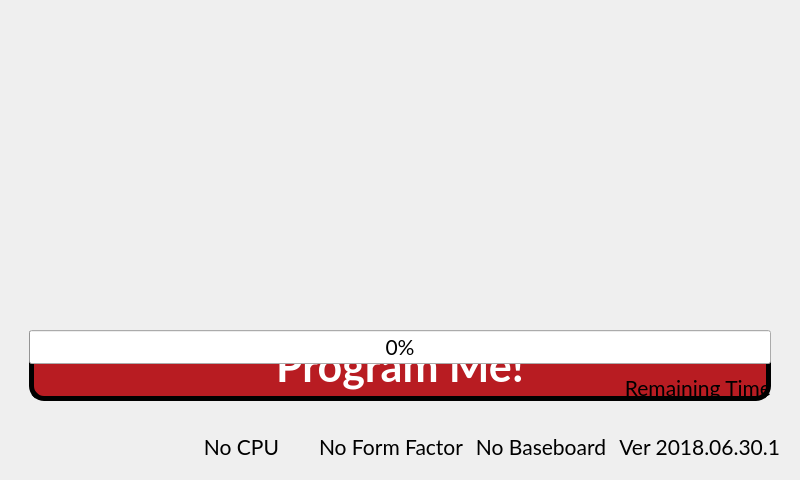
<?xml version="1.0" encoding="UTF-8"?>
<ui version="4.0">
 <class>diaWidget_landscape</class>
 <widget class="QDialog" name="diaWidget">
  <property name="geometry">
   <rect>
    <x>0</x>
    <y>0</y>
    <width>800</width>
    <height>480</height>
   </rect>
  </property>
  <property name="font">
   <font>
    <family>Lato</family>
    <pointsize>16</pointsize>
    <weight>50</weight>
    <italic>false</italic>
    <bold>false</bold>
   </font>
  </property>
  <property name="windowTitle">
   <string>TechNexion Rescue System</string>
  </property>
  <layout class="QGridLayout" name="gridLayoutMain">
   <item row="0" column="0" colspan="5">
    <widget class="QWidget" name="tabTitle" native="true">
     <layout class="QGridLayout" name="GridLayoutTitle">
      <item row="0" column="0" colspan="2">
       <widget class="QLabel" name="lblLogo">
        <property name="styleSheet">
         <string notr="true">background: transparent</string>
        </property>
        <property name="alignment">
         <set>Qt::AlignLeading|Qt::AlignLeft|Qt::AlignVCenter</set>
        </property>
       </widget>
      </item>
      <item row="0" column="2">
       <widget class="QFrame" name="frameEmpty">
        <property name="frameShape">
         <enum>QFrame::NoFrame</enum>
        </property>
       </widget>
      </item>
      <item row="0" column="3" colspan="3">
       <widget class="QListWidget" name="lstWgtSelection">
        <property name="layoutDirection">
         <enum>Qt::RightToLeft</enum>
        </property>
        <property name="styleSheet">
         <string notr="true">background: transparent</string>
        </property>
        <property name="frameShape">
         <enum>QFrame::NoFrame</enum>
        </property>
        <property name="editTriggers">
         <set>QAbstractItemView::NoEditTriggers</set>
        </property>
        <property name="showDropIndicator" stdset="0">
         <bool>false</bool>
        </property>
        <property name="dragDropMode">
         <enum>QAbstractItemView::NoDragDrop</enum>
        </property>
        <property name="iconSize">
         <size>
          <width>100</width>
          <height>100</height>
         </size>
        </property>
        <property name="movement">
         <enum>QListView::Static</enum>
        </property>
        <property name="viewMode">
         <enum>QListView::IconMode</enum>
        </property>
        <property name="uniformItemSizes">
         <bool>true</bool>
        </property>
        <property name="sortingEnabled">
         <bool>false</bool>
        </property>
       </widget>
      </item>
     </layout>
    </widget>
   </item>
   <item row="1" column="0" colspan="5">
    <widget class="QWidget" name="tabSpace" native="true">
     <layout class="QHBoxLayout" name="hboxLayoutSpace">
      <item>
       <widget class="QFrame" name="frameSpace">
        <property name="frameShape">
         <enum>QFrame::NoFrame</enum>
        </property>
       </widget>
      </item>
     </layout>
    </widget>
   </item>
   <item row="2" column="0" rowspan="3" colspan="5">
    <widget class="QWidget" name="tabBoard" native="true">
     <layout class="QGridLayout" name="gridLayoutBoard">
      <item row="0" column="0">
       <widget class="QListWidget" name="lstWgtBoard">
        <property name="styleSheet">
         <string notr="true">background: transparent</string>
        </property>
        <property name="frameShape">
         <enum>QFrame::NoFrame</enum>
        </property>
        <property name="editTriggers">
         <set>QAbstractItemView::NoEditTriggers</set>
        </property>
        <property name="showDropIndicator" stdset="0">
         <bool>false</bool>
        </property>
        <property name="dragDropMode">
         <enum>QAbstractItemView::NoDragDrop</enum>
        </property>
        <property name="iconSize">
         <size>
          <width>100</width>
          <height>100</height>
         </size>
        </property>
        <property name="movement">
         <enum>QListView::Static</enum>
        </property>
        <property name="viewMode">
         <enum>QListView::IconMode</enum>
        </property>
        <property name="uniformItemSizes">
         <bool>true</bool>
        </property>
        <property name="sortingEnabled">
         <bool>true</bool>
        </property>
       </widget>
      </item>
     </layout>
    </widget>
   </item>
   <item row="2" column="0" rowspan="3" colspan="5">
    <widget class="QWidget" name="tabStorage" native="true">
     <layout class="QGridLayout" name="gridLayoutStorage">
      <item row="0" column="0">
       <widget class="QListWidget" name="lstWgtStorage">
        <property name="styleSheet">
         <string notr="true">background: transparent</string>
        </property>
        <property name="frameShape">
         <enum>QFrame::NoFrame</enum>
        </property>
        <property name="editTriggers">
         <set>QAbstractItemView::NoEditTriggers</set>
        </property>
        <property name="showDropIndicator" stdset="0">
         <bool>false</bool>
        </property>
        <property name="dragDropMode">
         <enum>QAbstractItemView::NoDragDrop</enum>
        </property>
        <property name="iconSize">
         <size>
          <width>100</width>
          <height>100</height>
         </size>
        </property>
        <property name="movement">
         <enum>QListView::Static</enum>
        </property>
        <property name="viewMode">
         <enum>QListView::IconMode</enum>
        </property>
        <property name="uniformItemSizes">
         <bool>true</bool>
        </property>
        <property name="sortingEnabled">
         <bool>true</bool>
        </property>
       </widget>
      </item>
     </layout>
    </widget>
   </item>
   <item row="2" column="0" rowspan="3" colspan="5">
    <widget class="QWidget" name="tabOS" native="true">
     <layout class="QGridLayout" name="gridLayoutOS">
      <item row="0" column="0">
       <widget class="QListWidget" name="lstWgtOS">
        <property name="styleSheet">
         <string notr="true">background: transparent</string>
        </property>
        <property name="frameShape">
         <enum>QFrame::NoFrame</enum>
        </property>
        <property name="editTriggers">
         <set>QAbstractItemView::NoEditTriggers</set>
        </property>
        <property name="showDropIndicator" stdset="0">
         <bool>false</bool>
        </property>
        <property name="dragDropMode">
         <enum>QAbstractItemView::NoDragDrop</enum>
        </property>
        <property name="iconSize">
         <size>
          <width>100</width>
          <height>100</height>
         </size>
        </property>
        <property name="movement">
         <enum>QListView::Static</enum>
        </property>
        <property name="viewMode">
         <enum>QListView::IconMode</enum>
        </property>
        <property name="uniformItemSizes">
         <bool>true</bool>
        </property>
        <property name="sortingEnabled">
         <bool>true</bool>
        </property>
       </widget>
      </item>
     </layout>
    </widget>
   </item>
   <item row="2" column="0" rowspan="3" colspan="5">
    <widget class="QWidget" name="tabDisplay" native="true">
     <layout class="QGridLayout" name="gridLayoutDisplay">
      <item row="0" column="0">
       <widget class="QListWidget" name="lstWgtDisplay">
        <property name="styleSheet">
         <string notr="true">background: transparent</string>
        </property>
        <property name="frameShape">
         <enum>QFrame::NoFrame</enum>
        </property>
        <property name="editTriggers">
         <set>QAbstractItemView::NoEditTriggers</set>
        </property>
        <property name="showDropIndicator" stdset="0">
         <bool>false</bool>
        </property>
        <property name="dragDropMode">
         <enum>QAbstractItemView::NoDragDrop</enum>
        </property>
        <property name="iconSize">
         <size>
          <width>100</width>
          <height>100</height>
         </size>
        </property>
        <property name="movement">
         <enum>QListView::Static</enum>
        </property>
        <property name="viewMode">
         <enum>QListView::IconMode</enum>
        </property>
        <property name="uniformItemSizes">
         <bool>true</bool>
        </property>
        <property name="sortingEnabled">
         <bool>true</bool>
        </property>
       </widget>
      </item>
     </layout>
    </widget>
   </item>
   <item row="2" column="0" rowspan="3" colspan="5">
    <widget class="QWidget" name="tabInstall" native="true">
     <layout class="QGridLayout" name="gridLayoutInstall">
      <item row="0" column="0" rowspan="4" colspan="5">
       <widget class="QWidget" name="wgtOutput" native="true">
        <layout class="QHBoxLayout" name="hboxLayoutOutput">
         <item>
          <widget class="QWidget" name="vbOS" native="true">
           <layout class="QVBoxLayout" name="vboxLayoutOS">
            <item>
             <widget class="QLabel" name="lblOS">
              <property name="alignment">
               <set>Qt::AlignCenter</set>
              </property>
             </widget>
            </item>
            <item>
             <widget class="QLabel" name="lblOSTxt">
              <property name="alignment">
               <set>Qt::AlignCenter</set>
              </property>
             </widget>
            </item>
           </layout>
          </widget>
         </item>
         <item>
          <widget class="QWidget" name="vbBoard" native="true">
           <layout class="QVBoxLayout" name="vboxLayoutBoard">
            <item>
             <widget class="QLabel" name="lblBoard">
              <property name="alignment">
               <set>Qt::AlignCenter</set>
              </property>
             </widget>
            </item>
            <item>
             <widget class="QLabel" name="lblBoardTxt">
              <property name="alignment">
               <set>Qt::AlignCenter</set>
              </property>
             </widget>
            </item>
           </layout>
          </widget>
         </item>
         <item>
          <widget class="QWidget" name="vbDisplay" native="true">
           <layout class="QVBoxLayout" name="vboxLayoutDisplay">
            <item>
             <widget class="QLabel" name="lblDisplay">
              <property name="alignment">
               <set>Qt::AlignCenter</set>
              </property>
             </widget>
            </item>
            <item>
             <widget class="QLabel" name="lblDisplayTxt">
              <property name="alignment">
               <set>Qt::AlignCenter</set>
              </property>
             </widget>
            </item>
           </layout>
          </widget>
         </item>
         <item>
          <widget class="QLabel" name="lblArrow">
           <property name="pixmap">
            <pixmap resource="resource.qrc">:/res/images/tn_arrow.svg</pixmap>
           </property>
           <property name="alignment">
            <set>Qt::AlignCenter</set>
           </property>
          </widget>
         </item>
         <item>
          <widget class="QWidget" name="vbStorage" native="true">
           <layout class="QVBoxLayout" name="vboxLayoutStorage">
            <item>
             <widget class="QLabel" name="lblStorage">
              <property name="alignment">
               <set>Qt::AlignCenter</set>
              </property>
             </widget>
            </item>
            <item>
             <widget class="QLabel" name="lblStorageTxt">
              <property name="alignment">
               <set>Qt::AlignCenter</set>
              </property>
             </widget>
            </item>
           </layout>
          </widget>
         </item>
        </layout>
       </widget>
      </item>
      <item row="4" column="0" colspan="5">
       <widget class="QWidget" name="wgtProgress" native="true">
        <layout class="QGridLayout" name="gridayoutProgress">
         <item row="0" column="0" rowspan="2" colspan="5">
          <widget class="QPushButton" name="btnFlash">
           <property name="sizePolicy">
            <sizepolicy hsizetype="Minimum" vsizetype="Expanding">
             <horstretch>0</horstretch>
             <verstretch>0</verstretch>
            </sizepolicy>
           </property>
           <property name="font">
            <font>
             <family>Lato</family>
             <pointsize>32</pointsize>
             <weight>75</weight>
             <bold>true</bold>
            </font>
           </property>
           <property name="styleSheet">
            <string notr="true">background-color: rgb(184, 28, 34); color: white; border-style:outset; border-width:5px; border-radius:15px; border-color:black; padding: 4px;</string>
           </property>
           <property name="text">
            <string>Program Me!</string>
           </property>
          </widget>
         </item>
         <item row="0" column="0" colspan="5">
          <widget class="QProgressBar" name="progressBarStatus">
           <property name="value">
            <number>0</number>
           </property>
           <property name="orientation">
            <enum>Qt::Horizontal</enum>
           </property>
          </widget>
         </item>
         <item row="1" column="3" colspan="2">
          <widget class="QLabel" name="lblRemaining">
           <property name="text">
            <string>Remaining Time</string>
           </property>
           <property name="alignment">
            <set>Qt::AlignBottom|Qt::AlignRight|Qt::AlignTrailing</set>
           </property>
          </widget>
         </item>
         <item row="1" column="0" colspan="3">
          <widget class="QLabel" name="lblDownloadFlash">
           <property name="alignment">
            <set>Qt::AlignBottom|Qt::AlignHCenter</set>
           </property>
          </widget>
         </item>
        </layout>
       </widget>
      </item>
     </layout>
    </widget>
   </item>
   <item row="5" column="0" colspan="5">
    <widget class="QWidget" name="tabFooter" native="true">
     <layout class="QHBoxLayout" name="hboxLayoutFooter">
      <item>
       <widget class="QLabel" name="lblInstruction">
        <property name="text">
         <string/>
        </property>
        <property name="alignment">
         <set>Qt::AlignLeading|Qt::AlignLeft|Qt::AlignVCenter</set>
        </property>
       </widget>
      </item>
      <item>
       <widget class="QLabel" name="lblCpu">
        <property name="text">
         <string>No CPU</string>
        </property>
        <property name="alignment">
         <set>Qt::AlignCenter</set>
        </property>
       </widget>
      </item>
      <item>
       <widget class="QLabel" name="lblForm">
        <property name="text">
         <string>No Form Factor</string>
        </property>
        <property name="alignment">
         <set>Qt::AlignCenter</set>
        </property>
       </widget>
      </item>
      <item>
       <widget class="QLabel" name="lblBaseboard">
        <property name="text">
         <string>No Baseboard</string>
        </property>
        <property name="alignment">
         <set>Qt::AlignCenter</set>
        </property>
       </widget>
      </item>
      <item>
       <widget class="QLabel" name="lblVersion">
        <property name="text">
         <string>Ver 2018.06.30.1</string>
        </property>
        <property name="alignment">
         <set>Qt::AlignRight|Qt::AlignTrailing|Qt::AlignVCenter</set>
        </property>
       </widget>
      </item>
     </layout>
    </widget>
   </item>
  </layout>
  <widget class="QMessageDialog" name="msgbox">
   <property name="geometry">
    <rect>
     <x>0</x>
     <y>0</y>
     <width>400</width>
     <height>300</height>
    </rect>
   </property>
   <property name="modal">
    <bool>false</bool>
   </property>
   <layout class="QGridLayout" name="gridLayout">
    <item row="0" column="0">
     <widget class="QLabel" name="msgIcon">
      <property name="styleSheet">
       <string notr="true">background: transparent</string>
      </property>
      <property name="alignment">
       <set>Qt::AlignCenter</set>
      </property>
     </widget>
    </item>
    <item row="0" column="1" colspan="4">
     <widget class="QLabel" name="msgTitle">
      <property name="styleSheet">
       <string notr="true">background: transparent</string>
      </property>
      <property name="alignment">
       <set>Qt::AlignLeading|Qt::AlignLeft|Qt::AlignVCenter</set>
      </property>
      <property name="wordWrap">
       <bool>true</bool>
      </property>
     </widget>
    </item>
    <item row="1" column="0" rowspan="3" colspan="5">
     <widget class="QWidget" name="wgtContent" native="true">
      <layout class="QGridLayout" name="msgContentLayout">
       <item row="0" rowspan="3" column="0">
        <widget class="QLabel" name="msgItem0">
         <property name="styleSheet">
          <string notr="true">background: transparent</string>
         </property>
         <property name="alignment">
          <set>Qt::AlignCenter</set>
         </property>
        </widget>
       </item>
       <item row="0" rowspan="3" column="0">
        <widget class="QLabel" name="msgItem0_OL">
         <property name="styleSheet">
          <string notr="true">background: transparent</string>
         </property>
         <property name="alignment">
          <set>Qt::AlignCenter</set>
         </property>
        </widget>
       </item>
       <item row="0" rowspan="3" column="1">
        <widget class="QLabel" name="msgItem1">
         <property name="styleSheet">
          <string notr="true">background: transparent</string>
         </property>
         <property name="alignment">
          <set>Qt::AlignCenter</set>
         </property>
        </widget>
       </item>
       <item row="0" rowspan="3" column="1">
        <widget class="QLabel" name="msgItem1_OL">
         <property name="styleSheet">
          <string notr="true">background: transparent</string>
         </property>
         <property name="alignment">
          <set>Qt::AlignCenter</set>
         </property>
        </widget>
       </item>
       <item row="0" rowspan="3" column="2">
        <widget class="QLabel" name="msgItem2">
         <property name="styleSheet">
          <string notr="true">background: transparent</string>
         </property>
         <property name="alignment">
          <set>Qt::AlignCenter</set>
         </property>
        </widget>
       </item>
       <item row="0" rowspan="3" column="2">
        <widget class="QLabel" name="msgItem2_OL">
         <property name="styleSheet">
          <string notr="true">background: transparent</string>
         </property>
         <property name="alignment">
          <set>Qt::AlignCenter</set>
         </property>
        </widget>
       </item>
       <item row="0" rowspan="3" column="3">
        <widget class="QLabel" name="msgItem3">
         <property name="styleSheet">
          <string notr="true">background: transparent</string>
         </property>
         <property name="alignment">
          <set>Qt::AlignCenter</set>
         </property>
        </widget>
       </item>
       <item row="0" rowspan="3" column="3">
        <widget class="QLabel" name="msgItem3_OL">
         <property name="styleSheet">
          <string notr="true">background: transparent</string>
         </property>
         <property name="alignment">
          <set>Qt::AlignCenter</set>
         </property>
        </widget>
       </item>
       <item row="0" rowspan="3" column="0">
        <widget class="QLabel" name="msgQRcode">
         <property name="styleSheet">
          <string notr="true">background: transparent</string>
         </property>
         <property name="alignment">
          <set>Qt::AlignCenter</set>
         </property>
        </widget>
       </item>
       <item row="0" rowspan="3" column="1" colspan="3">
        <widget class="QLabel" name="msgContent">
         <property name="styleSheet">
          <string notr="true">background: transparent</string>
         </property>
         <property name="alignment">
          <set>Qt::AlignCenter</set>
         </property>
         <property name="wordWrap">
          <bool>true</bool>
         </property>
        </widget>
       </item>
       <item row="3" column="0" colspan="4">
        <widget class="QLabel" name="msgStatus">
         <property name="styleSheet">
          <string notr="true">background: transparent</string>
         </property>
         <property name="alignment">
          <set>Qt::AlignCenter</set>
         </property>
         <property name="wordWrap">
          <bool>true</bool>
         </property>
        </widget>
       </item>
      </layout>
     </widget>
    </item>
   </layout>
  </widget>
  <widget class="QProcessSlot" name="detectDevice" native="true">
   <property name="geometry">
    <rect>
     <x>0</x>
     <y>0</y>
     <width>100</width>
     <height>30</height>
    </rect>
   </property>
  </widget>
  <widget class="QProcessSlot" name="scanStorage" native="true">
   <property name="geometry">
    <rect>
     <x>0</x>
     <y>0</y>
     <width>100</width>
     <height>30</height>
    </rect>
   </property>
  </widget>
  <widget class="QProcessSlot" name="scanNetwork" native="true">
   <property name="geometry">
    <rect>
     <x>0</x>
     <y>0</y>
     <width>100</width>
     <height>30</height>
    </rect>
   </property>
  </widget>
  <widget class="QProcessSlot" name="scanPartition" native="true">
   <property name="geometry">
    <rect>
     <x>0</x>
     <y>0</y>
     <width>100</width>
     <height>30</height>
    </rect>
   </property>
  </widget>
  <widget class="QProcessSlot" name="mountStorage" native="true">
   <property name="geometry">
    <rect>
     <x>0</x>
     <y>0</y>
     <width>100</width>
     <height>30</height>
    </rect>
   </property>
  </widget>
  <widget class="QProcessSlot" name="crawlWeb" native="true">
   <property name="geometry">
    <rect>
     <x>0</x>
     <y>0</y>
     <width>100</width>
     <height>30</height>
    </rect>
   </property>
  </widget>
  <widget class="QProcessSlot" name="crawlLocalfs" native="true">
   <property name="geometry">
    <rect>
     <x>0</x>
     <y>0</y>
     <width>100</width>
     <height>30</height>
    </rect>
   </property>
  </widget>
  <widget class="QProcessSlot" name="downloadImage" native="true">
   <property name="geometry">
    <rect>
     <x>0</x>
     <y>0</y>
     <width>100</width>
     <height>30</height>
    </rect>
   </property>
  </widget>
  <widget class="QProcessSlot" name="postDownload" native="true">
   <property name="geometry">
    <rect>
     <x>0</x>
     <y>0</y>
     <width>100</width>
     <height>30</height>
    </rect>
   </property>
  </widget>
  <widget class="QProcessSlot" name="processError" native="true">
   <property name="geometry">
    <rect>
     <x>0</x>
     <y>0</y>
     <width>100</width>
     <height>30</height>
    </rect>
   </property>
  </widget>
  <widget class="QProcessSlot" name="chooseOS" native="true">
   <property name="geometry">
    <rect>
     <x>0</x>
     <y>0</y>
     <width>100</width>
     <height>30</height>
    </rect>
   </property>
  </widget>
  <widget class="QProcessSlot" name="chooseBoard" native="true">
   <property name="geometry">
    <rect>
     <x>0</x>
     <y>0</y>
     <width>100</width>
     <height>30</height>
    </rect>
   </property>
  </widget>
  <widget class="QProcessSlot" name="chooseDisplay" native="true">
   <property name="geometry">
    <rect>
     <x>0</x>
     <y>0</y>
     <width>100</width>
     <height>30</height>
    </rect>
   </property>
  </widget>
  <widget class="QProcessSlot" name="chooseStorage" native="true">
   <property name="geometry">
    <rect>
     <x>0</x>
     <y>0</y>
     <width>100</width>
     <height>30</height>
    </rect>
   </property>
  </widget>
  <widget class="QProcessSlot" name="chooseSelection" native="true">
   <property name="geometry">
    <rect>
     <x>0</x>
     <y>0</y>
     <width>100</width>
     <height>30</height>
    </rect>
   </property>
  </widget>
  <widget class="QWaitingIndicator" name="waitingIndicator" native="true">
   <property name="geometry">
    <rect>
     <x>0</x>
     <y>0</y>
     <width>300</width>
     <height>300</height>
    </rect>
   </property>
   <property name="nodeCount" stdset="0">
    <number>18</number>
   </property>
   <property name="nodeSize" stdset="0">
    <number>20</number>
   </property>
   <property name="radius" stdset="0">
    <number>80</number>
   </property>
  </widget>
 </widget>
 <customwidgets>
  <customwidget>
   <class>QProcessSlot</class>
   <extends>QWidget</extends>
   <header>qprocessslot.h</header>
   <container>1</container>
   <slots>
    <signal>success()</signal>
    <signal>fail()</signal>
    <slot>processSlot()</slot>
   </slots>
  </customwidget>
  <customwidget>
   <class>QWaitingIndicator</class>
   <extends>QWidget</extends>
   <header>qwaitingindicator.h</header>
   <container>1</container>
  </customwidget>
  <customwidget>
   <class>QMessageDialog</class>
   <extends>QDialog</extends>
   <header>qmessagedialog.h</header>
   <container>1</container>
  </customwidget>
 </customwidgets>
 <resources>
  <include location="resource.qrc"/>
 </resources>
 <connections>
  <connection>
    <sender>diaWidget</sender>
    <signal>initialised()</signal>
    <receiver>detectDevice</receiver>
    <slot>processSlot()</slot>
    <hints>
    <hint type="sourcelabel">
      <x>496</x>
      <y>338</y>
    </hint>
    <hint type="destinationlabel">
      <x>29</x>
      <y>97</y>
    </hint>
    </hints>
  </connection>
  <connection>
    <sender>diaWidget</sender>
    <signal>initialised()</signal>
    <receiver>scanStorage</receiver>
    <slot>processSlot()</slot>
    <hints>
    <hint type="sourcelabel">
      <x>496</x>
      <y>338</y>
    </hint>
    <hint type="destinationlabel">
      <x>29</x>
      <y>97</y>
    </hint>
    </hints>
  </connection>
  <connection>
    <sender>diaWidget</sender>
    <signal>initialised()</signal>
    <receiver>scanNetwork</receiver>
    <slot>processSlot()</slot>
    <hints>
    <hint type="sourcelabel">
      <x>496</x>
      <y>338</y>
    </hint>
    <hint type="destinationlabel">
      <x>29</x>
      <y>97</y>
    </hint>
    </hints>
  </connection>
  <connection>
    <sender>diaWidget</sender>
    <signal>initialised()</signal>
    <receiver>scanPartition</receiver>
    <slot>processSlot()</slot>
    <hints>
    <hint type="sourcelabel">
      <x>496</x>
      <y>338</y>
    </hint>
    <hint type="destinationlabel">
      <x>29</x>
      <y>97</y>
    </hint>
    </hints>
  </connection>
  <connection>
    <sender>diaWidget</sender>
    <signal>initialised()</signal>
    <receiver>mountStorage</receiver>
    <slot>processSlot()</slot>
    <hints>
    <hint type="sourcelabel">
      <x>496</x>
      <y>338</y>
    </hint>
    <hint type="destinationlabel">
      <x>29</x>
      <y>97</y>
    </hint>
    </hints>
  </connection>
  <connection>
    <sender>diaWidget</sender>
    <signal>initialised()</signal>
    <receiver>crawlWeb</receiver>
    <slot>processSlot()</slot>
    <hints>
    <hint type="sourcelabel">
      <x>496</x>
      <y>338</y>
    </hint>
    <hint type="destinationlabel">
      <x>29</x>
      <y>97</y>
    </hint>
    </hints>
  </connection>
  <connection>
    <sender>diaWidget</sender>
    <signal>initialised()</signal>
    <receiver>crawlLocalfs</receiver>
    <slot>processSlot()</slot>
    <hints>
    <hint type="sourcelabel">
      <x>496</x>
      <y>338</y>
    </hint>
    <hint type="destinationlabel">
      <x>29</x>
      <y>97</y>
    </hint>
    </hints>
  </connection>
  <connection>
    <sender>diaWidget</sender>
    <signal>initialised()</signal>
    <receiver>downloadImage</receiver>
    <slot>processSlot()</slot>
    <hints>
    <hint type="sourcelabel">
      <x>496</x>
      <y>338</y>
    </hint>
    <hint type="destinationlabel">
      <x>29</x>
      <y>38</y>
    </hint>
    </hints>
  </connection>
  <connection>
    <sender>diaWidget</sender>
    <signal>initialised()</signal>
    <receiver>postDownload</receiver>
    <slot>processSlot()</slot>
    <hints>
    <hint type="sourcelabel">
      <x>496</x>
      <y>338</y>
    </hint>
    <hint type="destinationlabel">
      <x>29</x>
      <y>38</y>
    </hint>
    </hints>
  </connection>
  <connection>
    <sender>detectDevice</sender>
    <signal>success()</signal>
    <receiver>scanStorage</receiver>
    <slot>processSlot()</slot>
    <hints>
    <hint type="sourcelabel">
      <x>125</x>
      <y>97</y>
    </hint>
    <hint type="destinationlabel">
      <x>46</x>
      <y>200</y>
    </hint>
    </hints>
  </connection>
  <connection>
    <sender>detectDevice</sender>
    <signal>fail()</signal>
    <receiver>processError</receiver>
    <slot>processSlot()</slot>
    <hints>
    <hint type="sourcelabel">
      <x>125</x>
      <y>97</y>
    </hint>
    <hint type="destinationlabel">
      <x>46</x>
      <y>200</y>
    </hint>
    </hints>
  </connection>
  <connection>
    <sender>scanStorage</sender>
    <signal>success()</signal>
    <receiver>mountStorage</receiver>
    <slot>processSlot()</slot>
    <hints>
    <hint type="sourcelabel">
      <x>49</x>
      <y>14</y>
    </hint>
    <hint type="destinationlabel">
      <x>49</x>
      <y>14</y>
    </hint>
    </hints>
  </connection>
  <connection>
    <sender>scanStorage</sender>
    <signal>success()</signal>
    <receiver>chooseStorage</receiver>
    <slot>processSlot()</slot>
    <hints>
    <hint type="sourcelabel">
      <x>49</x>
      <y>14</y>
    </hint>
    <hint type="destinationlabel">
      <x>49</x>
      <y>14</y>
    </hint>
    </hints>
  </connection>
  <connection>
    <sender>scanStorage</sender>
    <signal>success()</signal>
    <receiver>postDownload</receiver>
    <slot>processSlot()</slot>
    <hints>
    <hint type="sourcelabel">
      <x>49</x>
      <y>14</y>
    </hint>
    <hint type="destinationlabel">
      <x>49</x>
      <y>14</y>
    </hint>
    </hints>
  </connection>
  <connection>
    <sender>scanStorage</sender>
    <signal>fail()</signal>
    <receiver>processError</receiver>
    <slot>processSlot()</slot>
    <hints>
    <hint type="sourcelabel">
      <x>125</x>
      <y>97</y>
    </hint>
    <hint type="destinationlabel">
      <x>48</x>
      <y>239</y>
    </hint>
    </hints>
  </connection>
  <connection>
    <sender>mountStorage</sender>
    <signal>success()</signal>
    <receiver>scanPartition</receiver>
    <slot>processSlot()</slot>
    <hints>
    <hint type="sourcelabel">
      <x>125</x>
      <y>97</y>
    </hint>
    <hint type="destinationlabel">
      <x>46</x>
      <y>200</y>
    </hint>
    </hints>
  </connection>
  <connection>
    <sender>mountStorage</sender>
    <signal>fail()</signal>
    <receiver>processError</receiver>
    <slot>processSlot()</slot>
    <hints>
    <hint type="sourcelabel">
      <x>125</x>
      <y>97</y>
    </hint>
    <hint type="destinationlabel">
      <x>48</x>
      <y>239</y>
    </hint>
    </hints>
  </connection>
  <connection>
    <sender>scanPartition</sender>
    <signal>success()</signal>
    <receiver>crawlLocalfs</receiver>
    <slot>processSlot()</slot>
    <hints>
    <hint type="sourcelabel">
      <x>49</x>
      <y>14</y>
    </hint>
    <hint type="destinationlabel">
      <x>49</x>
      <y>14</y>
    </hint>
    </hints>
  </connection>
  <connection>
    <sender>scanPartition</sender>
    <signal>success()</signal>
    <receiver>chooseSelection</receiver>
    <slot>processSlot()</slot>
    <hints>
    <hint type="sourcelabel">
      <x>49</x>
      <y>14</y>
    </hint>
    <hint type="destinationlabel">
      <x>49</x>
      <y>14</y>
    </hint>
    </hints>
  </connection>
  <connection>
    <sender>scanPartition</sender>
    <signal>success()</signal>
    <receiver>postDownload</receiver>
    <slot>processSlot()</slot>
    <hints>
    <hint type="sourcelabel">
      <x>49</x>
      <y>14</y>
    </hint>
    <hint type="destinationlabel">
      <x>49</x>
      <y>14</y>
    </hint>
    </hints>
  </connection>
  <connection>
    <sender>scanPartition</sender>
    <signal>fail()</signal>
    <receiver>processError</receiver>
    <slot>processSlot()</slot>
    <hints>
    <hint type="sourcelabel">
      <x>125</x>
      <y>97</y>
    </hint>
    <hint type="destinationlabel">
      <x>48</x>
      <y>239</y>
    </hint>
    </hints>
  </connection>
  <connection>
    <sender>crawlLocalfs</sender>
    <signal>success()</signal>
    <receiver>scanNetwork</receiver>
    <slot>processSlot()</slot>
    <hints>
    <hint type="sourcelabel">
      <x>49</x>
      <y>14</y>
    </hint>
    <hint type="destinationlabel">
      <x>49</x>
      <y>14</y>
    </hint>
    </hints>
  </connection>
  <connection>
    <sender>crawlLocalfs</sender>
    <signal>success()</signal>
    <receiver>chooseOS</receiver>
    <slot>processSlot()</slot>
    <hints>
    <hint type="sourcelabel">
      <x>49</x>
      <y>14</y>
    </hint>
    <hint type="destinationlabel">
      <x>49</x>
      <y>14</y>
    </hint>
    </hints>
  </connection>
  <connection>
    <sender>crawlLocalfs</sender>
    <signal>success()</signal>
    <receiver>chooseBoard</receiver>
    <slot>processSlot()</slot>
    <hints>
    <hint type="sourcelabel">
      <x>49</x>
      <y>14</y>
    </hint>
    <hint type="destinationlabel">
      <x>49</x>
      <y>14</y>
    </hint>
    </hints>
  </connection>
  <connection>
    <sender>crawlLocalfs</sender>
    <signal>success()</signal>
    <receiver>chooseDisplay</receiver>
    <slot>processSlot()</slot>
    <hints>
    <hint type="sourcelabel">
      <x>49</x>
      <y>14</y>
    </hint>
    <hint type="destinationlabel">
      <x>49</x>
      <y>14</y>
    </hint>
    </hints>
  </connection>
  <connection>
    <sender>crawlLocalfs</sender>
    <signal>success()</signal>
    <receiver>downloadImage</receiver>
    <slot>processSlot()</slot>
    <hints>
    <hint type="sourcelabel">
      <x>49</x>
      <y>14</y>
    </hint>
    <hint type="destinationlabel">
      <x>49</x>
      <y>14</y>
    </hint>
    </hints>
  </connection>
  <connection>
    <sender>crawlLocalfs</sender>
    <signal>fail()</signal>
    <receiver>processError</receiver>
    <slot>processSlot()</slot>
    <hints>
    <hint type="sourcelabel">
      <x>125</x>
      <y>97</y>
    </hint>
    <hint type="destinationlabel">
      <x>46</x>
      <y>200</y>
    </hint>
    </hints>
  </connection>
  <connection>
    <sender>scanNetwork</sender>
    <signal>success()</signal>
    <receiver>crawlWeb</receiver>
    <slot>processSlot()</slot>
    <hints>
    <hint type="sourcelabel">
      <x>49</x>
      <y>14</y>
    </hint>
    <hint type="destinationlabel">
      <x>49</x>
      <y>14</y>
    </hint>
    </hints>
  </connection>
  <connection>
    <sender>scanNetwork</sender>
    <signal>fail()</signal>
    <receiver>processError</receiver>
    <slot>processSlot()</slot>
    <hints>
    <hint type="sourcelabel">
      <x>125</x>
      <y>97</y>
    </hint>
    <hint type="destinationlabel">
      <x>48</x>
      <y>239</y>
    </hint>
    </hints>
  </connection>
  <connection>
    <sender>crawlWeb</sender>
    <signal>success()</signal>
    <receiver>chooseOS</receiver>
    <slot>processSlot()</slot>
    <hints>
    <hint type="sourcelabel">
      <x>49</x>
      <y>14</y>
    </hint>
    <hint type="destinationlabel">
      <x>49</x>
      <y>14</y>
    </hint>
    </hints>
  </connection>
  <connection>
    <sender>crawlWeb</sender>
    <signal>success()</signal>
    <receiver>chooseBoard</receiver>
    <slot>processSlot()</slot>
    <hints>
    <hint type="sourcelabel">
      <x>49</x>
      <y>14</y>
    </hint>
    <hint type="destinationlabel">
      <x>49</x>
      <y>14</y>
    </hint>
    </hints>
  </connection>
  <connection>
    <sender>crawlWeb</sender>
    <signal>success()</signal>
    <receiver>chooseDisplay</receiver>
    <slot>processSlot()</slot>
    <hints>
    <hint type="sourcelabel">
      <x>49</x>
      <y>14</y>
    </hint>
    <hint type="destinationlabel">
      <x>49</x>
      <y>14</y>
    </hint>
    </hints>
  </connection>
  <connection>
    <sender>crawlWeb</sender>
    <signal>success()</signal>
    <receiver>downloadImage</receiver>
    <slot>processSlot()</slot>
    <hints>
    <hint type="sourcelabel">
      <x>49</x>
      <y>14</y>
    </hint>
    <hint type="destinationlabel">
      <x>49</x>
      <y>14</y>
    </hint>
    </hints>
  </connection>
  <connection>
    <sender>crawlWeb</sender>
    <signal>fail()</signal>
    <receiver>processError</receiver>
    <slot>processSlot()</slot>
    <hints>
    <hint type="sourcelabel">
      <x>125</x>
      <y>97</y>
    </hint>
    <hint type="destinationlabel">
      <x>46</x>
      <y>200</y>
    </hint>
    </hints>
  </connection>
  <connection>
    <sender>downloadImage</sender>
    <signal>success()</signal>
    <receiver>postDownload</receiver>
    <slot>processSlot()</slot>
    <hints>
    <hint type="sourcelabel">
      <x>29</x>
      <y>38</y>
    </hint>
    <hint type="destinationlabel">
      <x>781</x>
      <y>420</y>
    </hint>
    </hints>
  </connection>
  <connection>
    <sender>downloadImage</sender>
    <signal>fail()</signal>
    <receiver>processError</receiver>
    <slot>processSlot()</slot>
    <hints>
    <hint type="sourcelabel">
      <x>125</x>
      <y>38</y>
    </hint>
    <hint type="destinationlabel">
      <x>48</x>
      <y>239</y>
    </hint>
    </hints>
  </connection>
  <connection>
    <sender>postDownload</sender>
    <signal>fail()</signal>
    <receiver>processError</receiver>
    <slot>processSlot()</slot>
    <hints>
    <hint type="sourcelabel">
      <x>125</x>
      <y>38</y>
    </hint>
    <hint type="destinationlabel">
      <x>48</x>
      <y>239</y>
    </hint>
    </hints>
  </connection>
  <connection>
    <sender>chooseOS</sender>
    <signal>success()</signal>
    <receiver>chooseBoard</receiver>
    <slot>processSlot()</slot>
    <hints>
    <hint type="sourcelabel">
      <x>49</x>
      <y>14</y>
    </hint>
    <hint type="destinationlabel">
      <x>49</x>
      <y>14</y>
    </hint>
    </hints>
  </connection>
  <connection>
    <sender>chooseOS</sender>
    <signal>success()</signal>
    <receiver>chooseDisplay</receiver>
    <slot>processSlot()</slot>
    <hints>
    <hint type="sourcelabel">
      <x>49</x>
      <y>14</y>
    </hint>
    <hint type="destinationlabel">
      <x>49</x>
      <y>14</y>
    </hint>
    </hints>
  </connection>
  <connection>
    <sender>chooseOS</sender>
    <signal>success()</signal>
    <receiver>chooseStorage</receiver>
    <slot>processSlot()</slot>
    <hints>
    <hint type="sourcelabel">
      <x>49</x>
      <y>14</y>
    </hint>
    <hint type="destinationlabel">
      <x>49</x>
      <y>14</y>
    </hint>
    </hints>
  </connection>
  <connection>
    <sender>chooseOS</sender>
    <signal>success()</signal>
    <receiver>chooseSelection</receiver>
    <slot>processSlot()</slot>
    <hints>
    <hint type="sourcelabel">
      <x>49</x>
      <y>14</y>
    </hint>
    <hint type="destinationlabel">
      <x>49</x>
      <y>14</y>
    </hint>
    </hints>
  </connection>
  <connection>
    <sender>chooseBoard</sender>
    <signal>success()</signal>
    <receiver>chooseDisplay</receiver>
    <slot>processSlot()</slot>
    <hints>
    <hint type="sourcelabel">
      <x>49</x>
      <y>14</y>
    </hint>
    <hint type="destinationlabel">
      <x>49</x>
      <y>14</y>
    </hint>
    </hints>
  </connection>
  <connection>
    <sender>chooseBoard</sender>
    <signal>success()</signal>
    <receiver>chooseStorage</receiver>
    <slot>processSlot()</slot>
    <hints>
    <hint type="sourcelabel">
      <x>49</x>
      <y>14</y>
    </hint>
    <hint type="destinationlabel">
      <x>49</x>
      <y>14</y>
    </hint>
    </hints>
  </connection>
  <connection>
    <sender>chooseBoard</sender>
    <signal>success()</signal>
    <receiver>chooseOS</receiver>
    <slot>processSlot()</slot>
    <hints>
    <hint type="sourcelabel">
      <x>49</x>
      <y>14</y>
    </hint>
    <hint type="destinationlabel">
      <x>49</x>
      <y>14</y>
    </hint>
    </hints>
  </connection>
  <connection>
    <sender>chooseBoard</sender>
    <signal>success()</signal>
    <receiver>chooseSelection</receiver>
    <slot>processSlot()</slot>
    <hints>
    <hint type="sourcelabel">
      <x>49</x>
      <y>14</y>
    </hint>
    <hint type="destinationlabel">
      <x>49</x>
      <y>14</y>
    </hint>
    </hints>
  </connection>
  <connection>
    <sender>chooseDisplay</sender>
    <signal>success()</signal>
    <receiver>chooseStorage</receiver>
    <slot>processSlot()</slot>
    <hints>
    <hint type="sourcelabel">
      <x>49</x>
      <y>14</y>
    </hint>
    <hint type="destinationlabel">
      <x>49</x>
      <y>14</y>
    </hint>
    </hints>
  </connection>
  <connection>
    <sender>chooseDisplay</sender>
    <signal>success()</signal>
    <receiver>chooseOS</receiver>
    <slot>processSlot()</slot>
    <hints>
    <hint type="sourcelabel">
      <x>49</x>
      <y>14</y>
    </hint>
    <hint type="destinationlabel">
      <x>49</x>
      <y>14</y>
    </hint>
    </hints>
  </connection>
  <connection>
    <sender>chooseDisplay</sender>
    <signal>success()</signal>
    <receiver>chooseBoard</receiver>
    <slot>processSlot()</slot>
    <hints>
    <hint type="sourcelabel">
      <x>49</x>
      <y>14</y>
    </hint>
    <hint type="destinationlabel">
      <x>49</x>
      <y>14</y>
    </hint>
    </hints>
  </connection>
  <connection>
    <sender>chooseDisplay</sender>
    <signal>success()</signal>
    <receiver>chooseSelection</receiver>
    <slot>processSlot()</slot>
    <hints>
    <hint type="sourcelabel">
      <x>49</x>
      <y>14</y>
    </hint>
    <hint type="destinationlabel">
      <x>49</x>
      <y>14</y>
    </hint>
    </hints>
  </connection>
  <connection>
    <sender>chooseStorage</sender>
    <signal>success()</signal>
    <receiver>chooseOS</receiver>
    <slot>processSlot()</slot>
    <hints>
    <hint type="sourcelabel">
      <x>49</x>
      <y>14</y>
    </hint>
    <hint type="destinationlabel">
      <x>49</x>
      <y>14</y>
    </hint>
    </hints>
  </connection>
  <connection>
    <sender>chooseStorage</sender>
    <signal>success()</signal>
    <receiver>chooseBoard</receiver>
    <slot>processSlot()</slot>
    <hints>
    <hint type="sourcelabel">
      <x>49</x>
      <y>14</y>
    </hint>
    <hint type="destinationlabel">
      <x>49</x>
      <y>14</y>
    </hint>
    </hints>
  </connection>
  <connection>
    <sender>chooseStorage</sender>
    <signal>success()</signal>
    <receiver>chooseDisplay</receiver>
    <slot>processSlot()</slot>
    <hints>
    <hint type="sourcelabel">
      <x>49</x>
      <y>14</y>
    </hint>
    <hint type="destinationlabel">
      <x>49</x>
      <y>14</y>
    </hint>
    </hints>
  </connection>
  <connection>
    <sender>chooseStorage</sender>
    <signal>success()</signal>
    <receiver>chooseSelection</receiver>
    <slot>processSlot()</slot>
    <hints>
    <hint type="sourcelabel">
      <x>49</x>
      <y>14</y>
    </hint>
    <hint type="destinationlabel">
      <x>49</x>
      <y>14</y>
    </hint>
    </hints>
  </connection>
  <connection>
    <sender>lstWgtOS</sender>
    <signal>itemClicked()</signal>
    <receiver>chooseOS</receiver>
    <slot>processSlot()</slot>
    <hints>
    <hint type="sourcelabel">
      <x>719</x>
      <y>453</y>
    </hint>
    <hint type="destinationlabel">
      <x>49</x>
      <y>14</y>
    </hint>
    </hints>
  </connection>
  <connection>
    <sender>lstWgtBoard</sender>
    <signal>itemClicked()</signal>
    <receiver>chooseBoard</receiver>
    <slot>processSlot()</slot>
    <hints>
    <hint type="sourcelabel">
      <x>719</x>
      <y>453</y>
    </hint>
    <hint type="destinationlabel">
      <x>49</x>
      <y>14</y>
    </hint>
    </hints>
  </connection>
  <connection>
    <sender>lstWgtDisplay</sender>
    <signal>itemClicked()</signal>
    <receiver>chooseDisplay</receiver>
    <slot>processSlot()</slot>
    <hints>
    <hint type="sourcelabel">
      <x>719</x>
      <y>453</y>
    </hint>
    <hint type="destinationlabel">
      <x>49</x>
      <y>14</y>
    </hint>
    </hints>
  </connection>
  <connection>
    <sender>lstWgtStorage</sender>
    <signal>itemClicked()</signal>
    <receiver>chooseStorage</receiver>
    <slot>processSlot()</slot>
    <hints>
    <hint type="sourcelabel">
      <x>719</x>
      <y>453</y>
    </hint>
    <hint type="destinationlabel">
      <x>49</x>
      <y>14</y>
    </hint>
    </hints>
  </connection>
  <connection>
    <sender>lstWgtSelection</sender>
    <signal>itemClicked()</signal>
    <receiver>chooseSelection</receiver>
    <slot>processSlot()</slot>
    <hints>
    <hint type="sourcelabel">
      <x>719</x>
      <y>453</y>
    </hint>
    <hint type="destinationlabel">
      <x>49</x>
      <y>14</y>
    </hint>
    </hints>
  </connection>
  <connection>
    <sender>chooseSelection</sender>
    <signal>success()</signal>
    <receiver>chooseOS</receiver>
    <slot>processSlot()</slot>
    <hints>
    <hint type="sourcelabel">
      <x>49</x>
      <y>14</y>
    </hint>
    <hint type="destinationlabel">
      <x>49</x>
      <y>14</y>
    </hint>
    </hints>
  </connection>
  <connection>
    <sender>chooseSelection</sender>
    <signal>success()</signal>
    <receiver>chooseBoard</receiver>
    <slot>processSlot()</slot>
    <hints>
    <hint type="sourcelabel">
      <x>49</x>
      <y>14</y>
    </hint>
    <hint type="destinationlabel">
      <x>49</x>
      <y>14</y>
    </hint>
    </hints>
  </connection>
  <connection>
    <sender>chooseSelection</sender>
    <signal>success()</signal>
    <receiver>chooseDisplay</receiver>
    <slot>processSlot()</slot>
    <hints>
    <hint type="sourcelabel">
      <x>49</x>
      <y>14</y>
    </hint>
    <hint type="destinationlabel">
      <x>49</x>
      <y>14</y>
    </hint>
    </hints>
  </connection>
  <connection>
    <sender>chooseSelection</sender>
    <signal>success()</signal>
    <receiver>chooseStorage</receiver>
    <slot>processSlot()</slot>
    <hints>
    <hint type="sourcelabel">
      <x>49</x>
      <y>14</y>
    </hint>
    <hint type="destinationlabel">
      <x>49</x>
      <y>14</y>
    </hint>
    </hints>
  </connection>
  <connection>
    <sender>chooseSelection</sender>
    <signal>chosen()</signal>
    <receiver>downloadImage</receiver>
    <slot>processSlot()</slot>
    <hints>
    <hint type="sourcelabel">
      <x>49</x>
      <y>14</y>
    </hint>
    <hint type="destinationlabel">
      <x>49</x>
      <y>14</y>
    </hint>
    </hints>
  </connection>
  <connection>
    <sender>btnFlash</sender>
    <signal>clicked()</signal>
    <receiver>chooseSelection</receiver>
    <slot>processSlot()</slot>
    <hints>
    <hint type="sourcelabel">
      <x>790</x>
      <y>470</y>
    </hint>
    <hint type="destinationlabel">
      <x>49</x>
      <y>14</y>
    </hint>
    </hints>
  </connection>
 </connections>
 <slots>
  <signal>initialised()</signal>
 </slots>
</ui>
